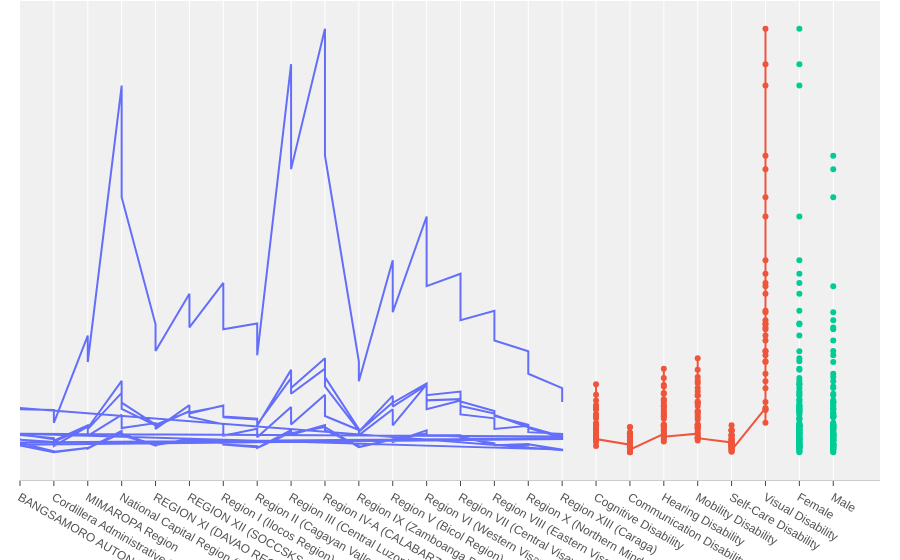

The notebook cell this image was saved under:
### Code cell
figgo=go.Figure()
figgo.add_traces(go.Scatter(x=disability["Region"],
                                y=disability["Household Population 5 Years Old and Over with Functional Difficulty"],
                                mode="lines",name="LInes")
                                )
figgo.add_traces(go.Scatter(x=disability["Disability"],
                                y=disability["Household Population 5 Years Old and Over with Functional Difficulty"],
                                mode="lines+markers",name="LInes")
                                )
figgo.add_traces(go.Scatter(x=disability["Sex"],
                                y=disability["Household Population 5 Years Old and Over with Functional Difficulty"],
                                mode="markers",name="LInes")
                                )
figgo.update_layout(
    xaxis=dict(
        showline=True,
        showgrid=True,
        showticklabels=True,
        linecolor="rgb(204,204,204)",
        linewidth=1,
        ticks="outside",
        tickfont=dict(
            family="Arial",
            size=12,
            color="rgb(82,82,82)"
        )
    ),
    yaxis=dict(
        showgrid=False,
        zeroline=False,
        showline=True,
        showticklabels=False
    ),
    autosize=True,
    margin=dict(
        autoexpand=False,
        l=20,
        r=20,
        t=1
    ),
    showlegend=True,
    plot_bgcolor="#F0F0F0"
)


figgo.show()

### Figure 1 — Plotly figure (JSON) as saved in the notebook; plotly's stock layout.template omitted (floating-point values rounded to 4 significant figures; data arrays with more than 128 entries replaced by an {"elided": "..."} marker saying what was removed)
{"data": [{"mode": "lines", "name": "LInes", "type": "scatter", "x": {"elided": "204 str values"}, "y": {"elided": "204 int values"}}, {"mode": "lines+markers", "name": "LInes", "type": "scatter", "x": {"elided": "204 str values"}, "y": {"elided": "204 int values"}}, {"mode": "markers", "name": "LInes", "type": "scatter", "x": {"elided": "204 str values"}, "y": {"elided": "204 int values"}}], "layout": {"autosize": true, "margin": {"autoexpand": false, "l": 20, "r": 20, "t": 1}, "plot_bgcolor": "#F0F0F0", "showlegend": true, "xaxis": {"linecolor": "rgb(204,204,204)", "linewidth": 1, "showgrid": true, "showline": true, "showticklabels": true, "tickfont": {"color": "rgb(82,82,82)", "family": "Arial", "size": 12}, "ticks": "outside"}, "yaxis": {"showgrid": false, "showline": true, "showticklabels": false, "zeroline": false}}}
